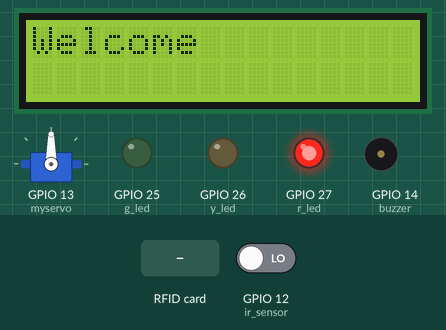
This sketch was run on a simulated ESP32. On the bench: 16×2 character LCD, servo, output pins drawn as LEDs (lit = HIGH), buzzer (waves = sounding, pin HIGH). The inputs (shaded band) are chosen by the test bench; at power-on: GPIO 12 (ir_sensor) LOW. WiFi joins after 1.5 s; servers stay silent unless stated; uploads are accepted with an empty reply; the local clock reads 2024-03-15 10:24:30 at power-on unless the sketch sets it; what the sketch prints to the serial monitor is not drawn.

Above: at 3.8 s.
3.9 s: RFID card 5E 7A 19 C4 held to the reader
At 4.9 s:
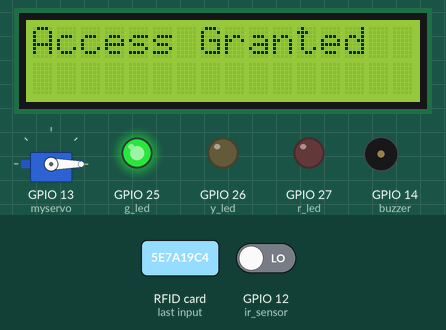
5.7 s: GPIO 12 (ir_sensor) driven HIGH
At 6.6 s:
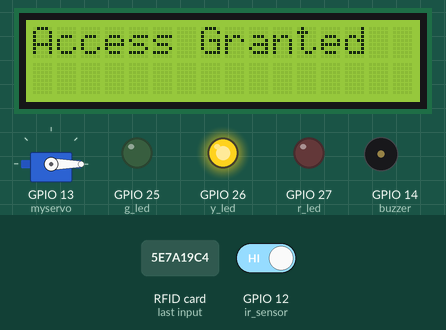
At 6.95 s:
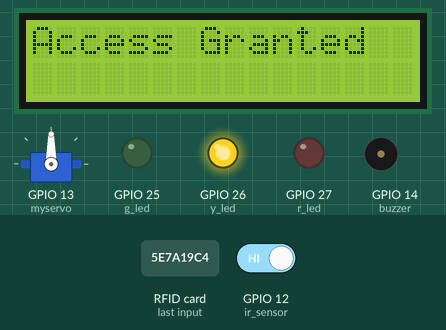
Timing chart, 0 to 8.7 s (numbered marks = the images above; inputs shaded):
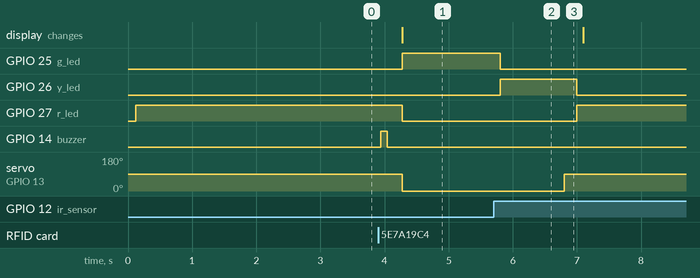

The sketch:

fyptest_out.ino
```cpp
#include <Wire.h>
#include <LiquidCrystal_I2C.h>
#include <SPI.h>
#include <MFRC522.h>
#include <ESP32Servo.h>
#include <WiFi.h>
#include <HTTPClient.h>
#include <ArduinoJson.h>
#include <time.h>

#define RST_PIN 22
#define SS_PIN 21

MFRC522 mfrc522(SS_PIN, RST_PIN);

byte readCard[4];
String tagID = "";

int check = 0;

#define g_led 25 // Green LED Pin
#define y_led 26 // Yellow LED Pin
#define r_led 27 // Red LED Pin

#define buzzer 14 // Buzzer Pin
#define ir_sensor 12 // IR Sensor Pin

Servo myservo; // Create a servo object
LiquidCrystal_I2C lcd(0x27, 16, 2); // Set the LCD address to 0x27 for a 16 chars and 2 line display

// Replace with your WiFi credentials
const char* ssid = "kir";
const char* password = "password";

// NTP Server
const char* ntpServer = "pool.ntp.org";
const long gmtOffset_sec = 8 * 3600; // GMT offset for Malaysia (UTC+8)
const int daylightOffset_sec = 0;

// Server URL
String serverName = "http://172.20.10.3/autogate/monitor_data.php"; // Replace with your local IP and script path

void setup() {
  Serial.begin(9600); // Initiating
  SPI.begin(); // SPI bus
  mfrc522.PCD_Init(); // MFRC522

  // Initialize I2C with custom pins
  Wire.begin(33, 32); // SDA = GPIO 33, SCL = GPIO 32
  lcd.init(); // Initialize the LCD
  lcd.backlight(); // Turn on the backlight
  lcd.setCursor(0, 0);
  lcd.print("Welcome"); // Display Welcome on the LCD

  pinMode(g_led, OUTPUT);
  pinMode(y_led, OUTPUT);
  pinMode(r_led, OUTPUT);

  myservo.attach(13); // Attach the servo on pin 13

  pinMode(buzzer, OUTPUT);
  pinMode(ir_sensor, INPUT);

  digitalWrite(g_led, 0);
  digitalWrite(y_led, 0);
  digitalWrite(r_led, 1);

  delay(500);

  WiFi.begin(ssid, password);

  while (WiFi.status() != WL_CONNECTED) {
    delay(1000);
    Serial.println("Connecting to WiFi...");
  }
  Serial.println("Connected to WiFi");

  configTime(gmtOffset_sec, daylightOffset_sec, ntpServer);
}

void loop() {
  // Wait until new tag is available
  if (getID()) {
    Serial.println(tagID);
    check = 0;
    // Sound the buzzer once when a tag is detected
    digitalWrite(buzzer, 1);
    delay(100); // Buzzer on for 100 milliseconds
    digitalWrite(buzzer, 0);

    if (WiFi.status() == WL_CONNECTED) {
      HTTPClient http;
      String url = serverName + "?cardid=" + tagID;
      http.begin(url);

      int httpResponseCode = http.GET();

      if (httpResponseCode > 0) {
        String response = http.getString();
        Serial.println(httpResponseCode);
        Serial.println(response);

        DynamicJsonDocument doc(1024);
        deserializeJson(doc, response);
        String residentname = doc["residentname"].as<String>();

        // If residentname is "Unknown", display Access Denied and do not open the gate
        if (residentname != "Unknown") {
          String platenumber = doc["platenumber"].as<String>();
          String address = doc["address"].as<String>();

          Serial.print("RFID Tag: ");
          Serial.print(tagID);
          Serial.print(", Resident Name: ");
          Serial.print(residentname);
          Serial.print(", Plate Number: ");
          Serial.print(platenumber);
          Serial.print(", Address: ");
          Serial.println(address);

          lcd.clear();
          lcd.setCursor(0, 0);
          lcd.print("Access Granted"); // Display Access Granted
          digitalWrite(g_led, 1);
          digitalWrite(y_led, 0);
          digitalWrite(r_led, 0);
          myservo.write(0); // Move servo to 90 degrees anti-clockwise

          // Check IR sensor status
          unsigned long startTime = millis();
          while (millis() - startTime < 10000) {
            if (digitalRead(ir_sensor) == LOW) { // IR sensor detects the vehicle
              delay(500); // Small delay to ensure the vehicle has passed
              while (digitalRead(ir_sensor) == LOW); // Wait until vehicle is no longer detected
              break; // Exit the loop when the vehicle passes
            }
          }

          delay(100);
          digitalWrite(g_led, 0);
          digitalWrite(y_led, 1);
          digitalWrite(r_led, 0);
          delay(1000);
          myservo.write(90); // Close the gate after vehicle passes or after 10 seconds

          // Get current date and time
          struct tm timeinfo;
          if (!getLocalTime(&timeinfo)) {
            Serial.println("Failed to obtain time");
            return;
          }

          char currentDate[11];
          char currentTime[9];
          strftime(currentDate, 11, "%Y-%m-%d", &timeinfo);
          strftime(currentTime, 9, "%H:%M:%S", &timeinfo);

          // Send data to PHP script to store in MySQL
          http.begin(serverName);
          http.addHeader("Content-Type", "application/x-www-form-urlencoded");
          String httpRequestData = "cardid=" + tagID + "&residentname=" + residentname + "&platenumber=" + platenumber + "&address=" + address + "&date=" + currentDate + "&time=" + currentTime + "&status=OUT";
          int httpResponseCodePost = http.POST(httpRequestData);

          if (httpResponseCodePost > 0) {
            String postResponse = http.getString();
            Serial.println(httpResponseCodePost);
            Serial.println(postResponse);
          } else {
            Serial.print("Error on sending POST: ");
            Serial.println(httpResponseCodePost);
          }

          http.end();
        } else {
          lcd.clear();
          lcd.setCursor(0, 0);
          lcd.print("Access Denied"); // Display Access Denied
          for (int x = 0; x < 3; x++) {
            digitalWrite(g_led, 0);
            digitalWrite(y_led, 0);
            digitalWrite(r_led, 0);
            digitalWrite(buzzer, 1); // Turn on the buzzer
            delay(500);
            digitalWrite(y_led, 1);
            digitalWrite(buzzer, 0); // Turn off the buzzer
            delay(500);
          }
        }
      } else {
        Serial.print("Error on sending GET: ");
        Serial.println(httpResponseCode);
      }

      http.end();
    } else {
      Serial.println("WiFi Disconnected");
    }

    digitalWrite(g_led, 0);
    digitalWrite(y_led, 0);
    digitalWrite(r_led, 1);
  } else {
    lcd.clear();
    lcd.setCursor(0, 0);
    lcd.print("Welcome"); // Display Welcome when no RFID is detected
  }
  delay(10);
}

// Read new tag if available
boolean getID() {
  // Getting ready for Reading PICCs
  if (!mfrc522.PICC_IsNewCardPresent()) {
    // If a new PICC placed to RFID reader continue
    return false;
  }
  if (!mfrc522.PICC_ReadCardSerial()) {
    // Since a PICC placed get Serial and continue
    return false;
  }
  tagID = "";
  for (uint8_t i = 0; i < 4; i++) {
    // The MIFARE PICCs that we use have 4 byte UID
    tagID.concat(String(mfrc522.uid.uidByte[i], HEX)); // Adds the 4 bytes in a single String variable
  }
  tagID.toUpperCase();
  mfrc522.PICC_HaltA(); // Stop reading
  return true;
}
```

Measured:
- after the input at 3.9 s, GPIO 25 (g_led): LOW → HIGH after 0.37 s; GPIO 27 (r_led): HIGH → LOW after 0.37 s; GPIO 14 (buzzer): LOW → HIGH at once, → LOW 0.10 s later; servo on GPIO 13 (myservo): 90° → 0° after 0.37 s; the display: changes after 0.37 s (image 1)
- after the input at 5.7 s, GPIO 25 (g_led): HIGH → LOW after 0.10 s; GPIO 26 (y_led): LOW → HIGH after 0.10 s, → LOW 1.2 s later; GPIO 27 (r_led): LOW → HIGH after 1.3 s; servo on GPIO 13 (myservo): 0° → 90° after 1.1 s
